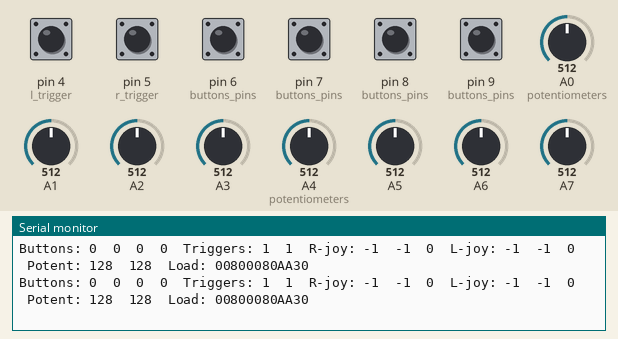
The sketch below on a simulated Arduino Nano, built with avr-gcc and run on an emulated ATmega328P. Shown: the last lines printed to the serial monitor. The test bench sets the inputs (shaded band); at power-on: pin 4 (l_trigger), pin 5 (r_trigger), pin 6 (buttons_pins), pin 7 (buttons_pins), pin 8 (buttons_pins), pin 9 (buttons_pins) HIGH, A1 = 512, A2 = 512, A0 (potentiometers) = 512, A3 = 512, A4 (potentiometers) = 512, A5 = 512, A6 = 512, A7 = 512.

Above: at 3.2 s.
3.3 s: A1 set to 156
6.3 s: A1 set to 131
At 6.58 s:
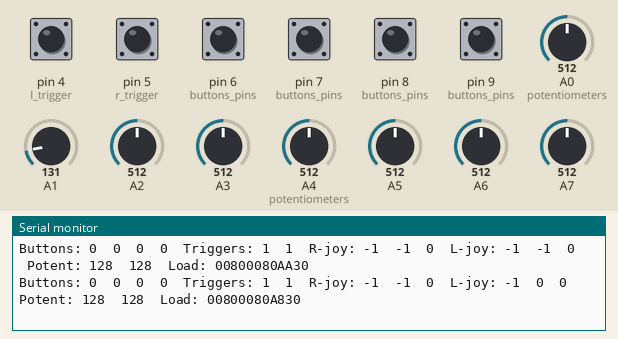
10.4 s: A2 set to 146
At 10.47 s:
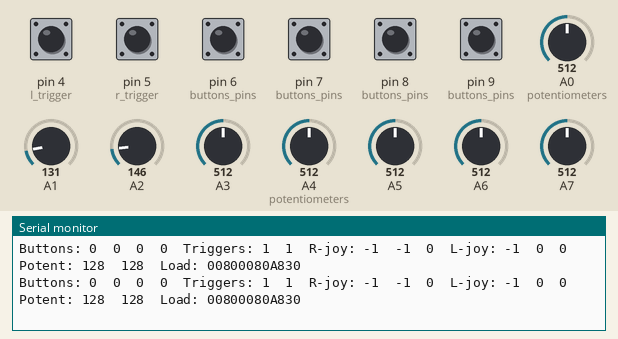
13.4 s: A2 set to 134
At 13.56 s:
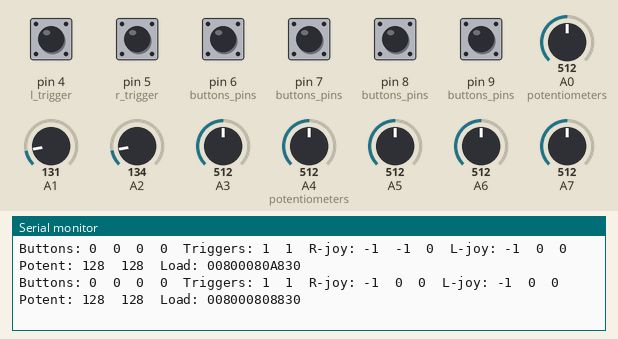

Measured:
- the behaviour switches between 141 and 140 on A1 (found by bisection; images 0 and 1)
- the behaviour switches between 141 and 140 on A2 (found by bisection; images 2 and 3)
- after the input at 6.3 s, the serial monitor: prints a new line after 0.17 s (image 1)
- after the input at 13.4 s, the serial monitor: prints a new line after 0.16 s (image 3)

The sketch:

Gamepad1.ino
```cpp
#include <SoftwareSerial.h>
#include "Button.hpp"
#define IS_DEBUG true

#if IS_DEBUG
#define DEBUG_PRINT(x) Serial.print(x);
#define DEBUG_PRINTLN(x) Serial.println(x);
#else
#define DEBUG_PRINT(x) ;
#define DEBUG_PRINTLN(x) ;
#endif

#define LOAD_SIZE 6

static char HEX_LUT[16] = {'0', '1', '2', '3', '4', '5', '6', '7', '8', '9', 'A', 'B', 'C', 'D', 'E', 'F'};

char load[LOAD_SIZE] = {0b00000000, 0b00000000, 0b00000000, 0b00000000, 0b00000000, 0b00000000};
char load_prev[LOAD_SIZE] = {0b00000000, 0b00000000, 0b00000000, 0b00000000, 0b00000000, 0b00000000};

// x, square, triangle, circle
// 7, 9, 6, 8
#define x_button 7
#define s_button 9
#define t_button 6
#define c_button 8
const int buttons_pins[] = {x_button, s_button, t_button, c_button};

#define l_trigger 4
#define r_trigger 5
const int triggers[] = {l_trigger, r_trigger};

#define r_button A6
#define r_horizontal A2
#define r_vertical A5
const int right_joy[] = {r_vertical, r_horizontal, r_button};

#define l_button A7
#define l_horizontal A1
#define l_vertical A3
const int left_joy[] = {l_vertical, l_horizontal, l_button};

#define l_potent A4
#define r_potent A0
const int potentiometers[] = {l_potent, r_potent};

#define led_pin 12
#define servo_pin 11
int led_state = LOW;
int servo_state = LOW;
int catch_state = true;
SoftwareSerial acct_serial(2, 3); // HC-12 TX Pin, HC-12 RX Pin

int buttons_data[4] = {0}, buttons_prev[4] = {0};
int triggers_data[2] = {0}, triggers_prev[2] = {0};
int left_data[3] = {0}, left_prev[3] = {0};
int right_data[3] = {0}, right_prev[3] = {0};
int potent_data[2] = {0}, potent_prev[2] = {0};
Digital_button buttons[] = {Digital_button(x_button), Digital_button(s_button),
	Digital_button(t_button), Digital_button(c_button)};
Analog_button button_joysticks[] = {Analog_button(l_button), Analog_button(r_button)};
// helper functions
void init_array(int *arr, int len, int val)
{
	for (int i = 0; i < len; i++)
	{
		pinMode(arr[i], val);
	}
}
void print_array(int *arr, int len)
{
	for (int i = 0; i < len; i++)
	{
		DEBUG_PRINT(arr[i]);
		DEBUG_PRINT("  ");
	}
}
void gather_joystick(int *to_store, int *joy)
{
	// vertical, horizontal, buttton
	const int minus_threshold = 140;
	const int plus_threshold = 30;
	for (int i = 0; i < 2; i++)
	{
		to_store[i] = analogRead(joy[i]);
		if (to_store[i] > minus_threshold)
		{
			to_store[i] = -1;
		}
		else if (to_store[i] < plus_threshold)
		{
			to_store[i] = 1;
		}
		else
		{
			to_store[i] = 0;
		}
	}
}
void print_data()
{
	DEBUG_PRINT("Buttons: ");
	print_array(buttons_data, 4);
	DEBUG_PRINT("Triggers: ");
	print_array(triggers_data, 2);
	DEBUG_PRINT("R-joy: ");
	print_array(right_data, 3);
	DEBUG_PRINT("L-joy: ");
	print_array(left_data, 3);
	DEBUG_PRINT("Potent: ");
	print_array(potent_data, 2);
	DEBUG_PRINT("Load: ");
	for (int i = 0; i < LOAD_SIZE; i++)
	{
		DEBUG_PRINT(HEX_LUT[((load[i] >> 4) & 0xF)]);
		DEBUG_PRINT(HEX_LUT[(load[i] & 0xF)]);
	}
	DEBUG_PRINTLN("");
}
void copy_to_arr(int *dst, int *src, int *len)
{
	for (int i = 0; i < len; i++)
	{
		dst[i] = src[i];
	}
}

void gather_button(int *to_store)
{
	for (int i = 0; i < 4; i++)
	{
		to_store[i] = buttons[i].get_state();
	}
	led_state = to_store[1] ? HIGH : LOW;
	digitalWrite(led_pin, led_state);
	servo_state = to_store[0] ? HIGH : LOW;
	digitalWrite(servo_pin, !servo_state);

}
void gather_triggers(int *to_store)
{
	for (int i = 0; i < 2; i++)
	{
		to_store[i] = digitalRead(triggers[i]);
	}
}
void gather_joysticks(int *r_store, int *l_store)
{
	gather_joystick(r_store, right_joy);
	r_store[2] = button_joysticks[1].get_state();
	gather_joystick(l_store, left_joy);
	l_store[2] = button_joysticks[0].get_state();

	//Serial.println(String([2]) + " " + String(r_store[2]));
}
void gather_potent(int *to_store)
{
	for (int i = 0; i < 2; i++)
	{
		to_store[i] = analogRead(potentiometers[i]) / 4;
	}
}
bool make_loads()
{

	/*
  load_new[0] <- pierwsze 8 bitów potencjometra 0
  load_new[1] <- drugie 8 bitów potencjometra 0
  load_new[2] <- pierwsze 8 bitów potencjometra 0
  load_new[3] <- drugie 8 bitów potencjometra 0
  load_new[4] <- dwa pierwsze lewy X, dwa drugie lewy Y, dwa trzecie prawy X, dwa czwarte prawy Y
  load_new[5] <- dwa pierwsze L3, R3 dwa drugie, TL, TR, 4 ostatnie guziki
  */

	char load_new[LOAD_SIZE] = {0b00000000, 0b00000000, 0b00000000, 0b00000000, 0b00000000, 0b00000000};

	load_new[0] |= (potent_data[0] >> 8) & 0xFF;
	load_new[1] |= (potent_data[0]) & 0xFF;
	load_new[2] |= (potent_data[1] >> 8) & 0xFF;
	load_new[3] |= (potent_data[1]) & 0xFF;

	//joy R
	switch (right_data[0])
	{
	case -1:
		load_new[4] |= 0b10000000;
		break;
	case 1:
		load_new[4] |= 0b01000000;
		break;
	default:
		break;
	}
	switch (right_data[1])
	{
	case -1:
		load_new[4] |= 0b00100000;
		break;
	case 1:
		load_new[4] |= 0b00010000;
		break;
	default:
		break;
	}
	switch (left_data[0])
	{
	case -1:
		load_new[4] |= 0b00001000;
		break;
	case 1:
		load_new[4] |= 0b00000100;
		break;
	default:
		break;
	}
	switch (left_data[1])
	{
	case -1:
		load_new[4] |= 0b00000010;
		break;
	case 1:
		load_new[4] |= 0b00000001;
		break;
	default:
		break;
	}

	if (right_data[2])
		load_new[5] |= 0b10000000;
	if (left_data[2])
		load_new[5] |= 0b01000000;
	if (triggers_data[0])
		load_new[5] |= 0b00100000;
	if (triggers_data[1])
		load_new[5] |= 0b00010000;
	if (buttons_data[0])
		load_new[5] |= 0b00001000;
	if (buttons_data[1])
		load_new[5] |= 0b00000100;
	if (buttons_data[2])
		load_new[5] |= 0b00000010;
	if (buttons_data[3])
		load_new[5] |= 0b00000001;

	memcpy(load, load_new, LOAD_SIZE);
}
void store_to_prev()
{
	copy_to_arr(buttons_prev, buttons_data, 4);
	copy_to_arr(triggers_prev, triggers_data, 2);
	copy_to_arr(left_prev, left_data, 3);
	copy_to_arr(right_prev, right_data, 3);
	copy_to_arr(potent_prev, potent_data, 2);
	for (int i = 0; i < LOAD_SIZE; i++)
	{
		load[i] = load_prev[i];
	}
}
void print_changed_data()
{
	for (int i = 0; i < LOAD_SIZE; i++)
	{
		DEBUG_PRINT(load[i]);
	}
	DEBUG_PRINTLN(" ");
}
void send_data()
{
	send_data_safe();
	//_send_data();
}
void _send_data()
{
	//Serial.print("start - ");
	acct_serial.write('<');
	for (int i = 0; i < LOAD_SIZE; i++)
	{
		acct_serial.write(load[i]);
		//Serial.print(load[i]);
	}
	acct_serial.write('>');
	//Serial.println(" - end");
}

uint8_t old_hash;
uint8_t old_id;

void send_data_safe()
{
	uint8_t *data = load;
	size_t len = LOAD_SIZE;

	static uint8_t id = 0;
	static uint8_t old_data[256];

	bool changed = false;
	for (size_t i = 0; i < len; i++)
	{
		changed |= (old_data[i] != data[i]);
		old_data[i] = data[i];
	}
	id += changed;

	uint8_t hash = 0;
	for (size_t i = 0; i < len; i++)
	{
		hash ^= data[i];
	}

	if (old_hash == hash && old_id == id)
	{
		DEBUG_PRINT("IGNORE");
		return;
	}

	acct_serial.write(0x12);
	acct_serial.write(0x34);
	acct_serial.write(id);
	acct_serial.write(hash);
	acct_serial.write(len);
	acct_serial.write(data, len);
}

void read_data_safe()
{

	if (acct_serial.available() < 4)
	{
		return;
	}

	uint8_t rc0 = acct_serial.read();
	uint8_t rc1 = acct_serial.read();
	uint8_t rcid = acct_serial.read();
	uint8_t rchash = acct_serial.read();

	if (rc0 != 0x56 || rc1 != 0x78)
	{
		return;
	}

	old_id = rcid;
	old_hash = rchash;
}

void setup()
{
	// put your setup code here, to run once:
	Serial.begin(9600);
	acct_serial.begin(9600);
	//init_array(buttons_pins, 4, INPUT_PULLUP);

	init_array(triggers, 2, INPUT_PULLUP);
	init_array(right_joy, 3, INPUT_PULLUP);
	init_array(left_joy, 3, INPUT_PULLUP);
	init_array(potentiometers, 2, INPUT_PULLUP);
	pinMode(led_pin, led_state);
	pinMode(servo_pin, servo_state);
}

void loop()
{
	for (int i = 0; i < 4; i++)
	{
		buttons[i].update(millis());
	}
	for (int i = 0; i < 2; i++) {
		button_joysticks[i].update(millis());
	}
	gather_button(buttons_data);
	gather_triggers(triggers_data);
	gather_joysticks(right_data, left_data);
	gather_potent(potent_data);
	make_loads();
	print_data();
	send_data();
	store_to_prev();
	read_data_safe();
}
```

Button.hpp
```cpp
#include <stdint.h>
#include <Arduino.h>
class Button {
private:
    bool state;
    uint64_t last_clicked;
    bool clicked;
protected:
    size_t pin;
    virtual bool read() = 0 ;
public:
    static constexpr uint64_t DEBOUNCE_TIME = 200;
public:
    explicit Button(size_t pin)
    :
    state( false ),
    last_clicked( 0 ),
    pin(pin)
    {
        pinMode(this->pin, INPUT_PULLUP);
    }
    bool get_state() {
        return this->state;
    }
    void update(uint64_t current_time) {
        if(current_time - this->last_clicked >= Button::DEBOUNCE_TIME) {
            auto button_state = this->read();
            if( !this->clicked && button_state ) {
                this->state = !this->state;
                this->last_clicked = current_time;
            }
            this->clicked = button_state;
        }
    }
};

class Digital_button : public Button {
public:
    Digital_button(size_t pin) :
        Button(pin)
    {}
protected:
    virtual bool read() override {
        return !digitalRead(this->pin);
    }
};

class Analog_button : public Button{
public:
    Analog_button(size_t pin) :
        Button(pin)
    {}
protected:
    virtual bool read() override {
        return analogRead(this->pin) == 0;
    }
};
```
